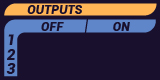
#> input picture images/outputs-blank.jpg, 160 x 80 px
$ python output.py
#> lines starting #> are read from the running program, lines starting #| are printed output that depends on the picture
### mock_st7735.py
BG_SPI_CS_FRONT = ""

from PIL import Image

class ST7735:
    def __init__(self,
        port=0,
        cs=BG_SPI_CS_FRONT,
        dc=9,
        backlight=25,
        rotation=270,
        spi_speed_hz=4000000
    ):
        pass

    def begin(self):
        pass

    def display(self, image: Image):
        image.show()

### mock_automationhat.py
# mock_automationhat.py

import random

class AnalogLogic:
    def __init__(self, name):
        self.name = name

    def read(self):
        # Returner en fiktiv analogværdi mellem 0 og 24
        return round(random.uniform(0, 24), 2)

class Analog:
    def __init__(self):
        self.one = AnalogLogic("one")
        self.two = AnalogLogic("two")
        self.three = AnalogLogic("three")
        self._channels = [self.one, self.two, self.three]

    def __call__(self):
        return self._channels

    def __getitem__(self, index):
        return self._channels[index]

class InputLogic:
    def __init__(self, name):
        self.name = name
        self.value = 0

    # [4 lines left out: function read, not called in this run]

    def is_on(self):
        return self.value > 3

    def is_off(self):
        return self.value < 1


class Input:
    def __init__(self):
        self.one = InputLogic("one")
        self.two = InputLogic("two")
        self.three = InputLogic("three")
        self._channels = [self.one, self.two, self.three]

    def __call__(self):
        return self._channels

    def __getitem__(self, index):
        return self._channels[index]

class OutputLogic:
    def __init__(self, name):
        self.name = name
        self.value: bool = False

    def write(self, value):
        if value > 0:
            self.value = True
        else:
            self.value = False

    # [5 lines left out: function toggle, not called in this run]

    def on(self):
        self.value = True

    def off(self):
        self.value = False

    def is_on(self) -> bool:
        return self.value

    def is_off(self) -> bool:
        return not self.value

class Output:
    def __init__(self):
        self.one = OutputLogic("one")
        self.two = OutputLogic("two")
        self.three = OutputLogic("three")
        self._channels = [self.one, self.two, self.three]

    def __call__(self):
        return self._channels

    def __getitem__(self, index):
        return self._channels[index]

class RelayLogic:
    def __init__(self, name):
        self.name = name
        self.value: bool = False

    def write(self, value: bool):
        self.value = value

    # [5 lines left out: function toggle, not called in this run]

    def on(self):
        self.write(True)

    def off(self):
        self.write(False)

    def is_on(self) -> bool:
        return self.value

    def is_off(self) -> bool:
        return not self.value

class Relay:
    def __init__(self):
        self.one = RelayLogic("one")
        self._channels = [self.one]

    def __call__(self):
        return self._channels

    def __getitem__(self, index):
        return self._channels[index]


analog = Analog()
input = Input()
output = Output()
relay = Relay()

def is_automation_hat() -> bool:
    return False

### output.py
#!/usr/bin/env python3

import os
import sys
import time

import mock_automationhat as automationhat

try:
    from PIL import Image, ImageDraw
except ImportError:
    print("""This example requires PIL.
Install with: sudo apt install python{v}-pil
""".format(v="" if sys.version_info.major == 2 else sys.version_info.major))
    sys.exit(1)

import mock_st7735 as st7735

IMAGE_PATH = os.path.join(os.path.dirname(__file__), "images")

print("""output.py

This Automation HAT Mini example toggles and displays the
status of the three 24V-tolerant digital outputs.

Press CTRL+C to exit.
""")

def draw_states(channels):
    # Open our background image.
    image = Image.open(os.path.join(IMAGE_PATH, "outputs-blank.jpg"))
#> image is the input picture: PIL image 160x80 RGB; mean R, G, B 64.2, 55.6, 76.3
    draw = ImageDraw.Draw(image)
    offset = 0

    # Draw the on/off state of each channel.
    for channel in range(len(channels)):
        if channels[channel].is_on():
            draw.ellipse((on_x, on_y + offset, on_x + dia, on_y + dia + offset), on_colour)

        else:
            draw.ellipse((off_x, off_y + offset, off_x + dia, off_y + dia + offset), off_colour)
        offset += 14
#> after the loop, offset = 42

    disp.display(image)
#> in display, `image.show()`:
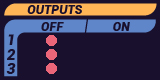
#> shown: PIL image 160x80 RGB; mean R, G, B 69, 57.6, 78


# Create ST7735 LCD display class.
disp = st7735.ST7735(
    port=0,
    cs=st7735.BG_SPI_CS_FRONT,
    dc=9,
    backlight=25,
    rotation=270,
    spi_speed_hz=4000000
)

# Initialize display.
disp.begin()

on_colour = (99, 225, 162)
off_colour = (235, 102, 121)
bg_colour = (25, 16, 45)

# Values to keep everything aligned nicely.
on_x = 115
on_y = 35

off_x = 46
off_y = on_y

dia = 10

for i in range(2):
    for channel in range(3):
        for state in range(2):
            # Toggle channel.
            automationhat.output[channel].write(state)

            # Draw the states to the display.
            draw_states(automationhat.output())

            # Pause.
            time.sleep(0.5)

            # Toggle channel back.
            automationhat.output[channel].write(1 - state)
